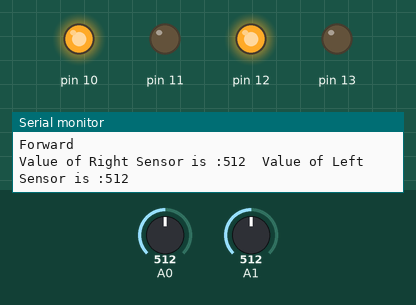
Recording of a sketch running on a simulated Arduino Uno, built with avr-gcc and run on an emulated ATmega328P. On the bench: output pins drawn as LEDs (lit = HIGH), the last lines printed to the serial monitor. The test bench sets the inputs (shaded band); at power-on: A0 = 512, A1 = 512.

Above: at 1.8 s.
1.9 s: A0 set to 588
4.2 s: A0 set to 609
At 6.8 s:
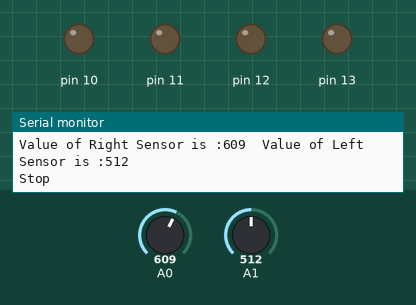
At 8.2 s:
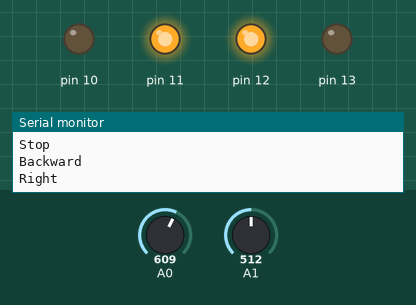
8.3 s: A1 set to 610
At 13.2 s:
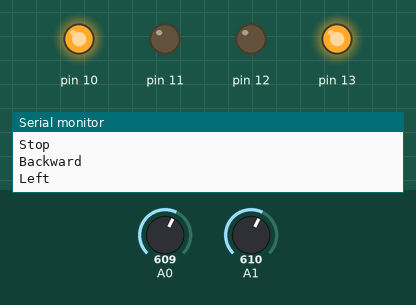
Timing chart, 0 to 18.4 s (numbered marks = the images above; inputs shaded):
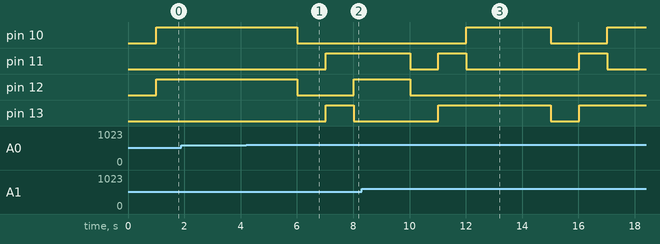

The sketch:

obstacleavoider.ino
```cpp
void setup() {
  // put your setup code here, to run once:
  Serial.begin(9600);
  pinMode(10, OUTPUT);
  pinMode(11, OUTPUT);
  pinMode(12, OUTPUT);
  pinMode(13, OUTPUT);
  pinMode(A0, INPUT);
  pinMode(A1, INPUT);
}

void moveRobot(String motion){
    if (motion == "Forward") {
      digitalWrite(10,HIGH);
      digitalWrite(11,LOW);
      digitalWrite(12,HIGH);
      digitalWrite(13,LOW);
      Serial.println("Forward");
    }
    if (motion == "Backward") {
      digitalWrite(10,LOW);
      digitalWrite(11,HIGH);
      digitalWrite(12,LOW);
      digitalWrite(13,HIGH);
      Serial.println("Backward");
    }
    if (motion == "Left") {
      digitalWrite(10,HIGH);
      digitalWrite(11,LOW);
      digitalWrite(12,LOW);
      digitalWrite(13,HIGH);
      Serial.println("Left");
    }
    if (motion == "Right") {
      digitalWrite(10,LOW);
      digitalWrite(11,HIGH);
      digitalWrite(12,HIGH);
      digitalWrite(13,LOW);
      Serial.println("Right");
    }
    if (motion == "Stop") {
      digitalWrite(10,LOW);
      digitalWrite(11,LOW);
      digitalWrite(12,LOW);
      digitalWrite(13,LOW);
      Serial.println("Stop");
    }
}

void loop() {
  // put your main code here, to run repeatedly:
  int Right = analogRead(A0);
  int Left = analogRead(A1);
  Serial.print("Value of Right Sensor is :" + String(Right));
  Serial.print("\t");
  Serial.print("Value of Left Sensor is :" + String(Left)+ '\n');
  delay(1000);

  if ((Right > 600) && (Left > 600)) {
    moveRobot("Stop");
    delay(1000);
    moveRobot("Backward");
    delay(1000);
    moveRobot("Left");
    delay(2000);
  }

  if ((Right < 600) && (Left < 600)) {
    moveRobot("Forward");
  }

  if ((Right < 600) && (Left > 600)) {
    moveRobot("Stop");
    delay(1000);
    moveRobot("Backward");
    delay(1000);
    moveRobot("Left");
    delay(1000);
  }

  if ((Right > 600) && (Left < 600)) {
    moveRobot("Stop");
    delay(1000);
    moveRobot("Backward");
    delay(1000);
    moveRobot("Right");
    delay(1000);
  }


}
```

Measured:
- the behaviour switches between 600 and 601 on A0 (found by bisection; images 0 and 1)
- after the input at 4.2 s, pin 10: HIGH → LOW after 1.8 s; pin 11: LOW → HIGH after 2.8 s; pin 12: HIGH → LOW after 1.8 s, → HIGH 2.0 s later; pin 13: LOW → HIGH after 2.8 s, → LOW 1.0 s later
- after the input at 8.3 s, pin 10: LOW → HIGH after 3.7 s, → LOW 3.0 s later, → HIGH 2.0 s later; pin 12: goes on until 10.0 s, then stays LOW
